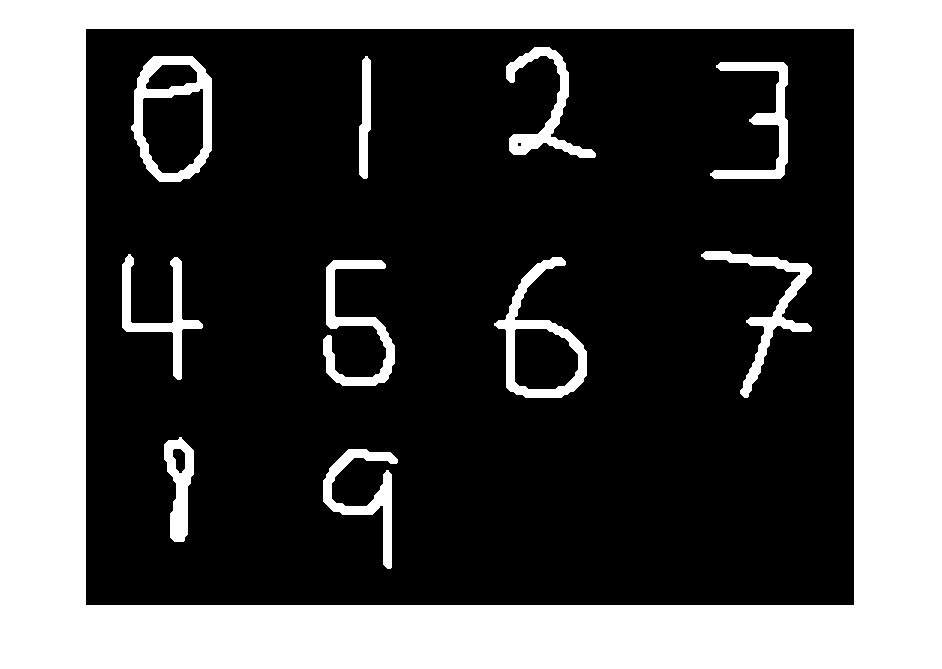
%> input picture Homework 3/testpics.png, 942 x 669 px
$ octave --eval "result = determineNumber(imread('testpics.png'));"   (GNU Octave 9; MATLAB toolbox functions it lacks are replaced by stand-ins)
%> lines starting %> are read from the running program, lines starting %| are printed output that depends on the picture; in (x1, y1, x2, y2) boxes, pixels count from 0 and x2, y2 are one past the last pixel; in counts of white or black regions, pixels touching at a corner belong together; the program's own positions count from 1
### Homework 3/determineFeatures.m
function [outputArg] = determineFeatures(image)
%DETERMINEFEATURES: The purpose of this function is to
%determine how many lids and holes an image input has
%based on the disk [0 1 1 0; 1 1 1 1; 1 1 1 1; 0 1 1 0].
%This function will output an array where index 1 is the number
%of holes, index 2 is the number of top left lids, index 3 is
%the number of top right lids, index 4 is number of bottom left lids,
% and index 5 is number of bottom right lids.

%First close the image with disk to sort of clean the image
disk = [ 0 1 1 0; 1 1 1 1; 1 1 1 1; 0 1 1 0];
image = imclose(image,disk);
%> image: size 669x942x3 uint8; 33.8% white; 11 white regions, largest, box (x1, y1, x2, y2) and area: (0, 0, 942, 669) 187834, (131, 56, 212, 182) 3588, (494, 257, 587, 398) 3235

%Next we dilate the disk 7 times to get the disk as 7B
disk7 = diskSize2(disk,7);

%Now we close the orignal image with the 7B disk
close = imclose(image,disk7);
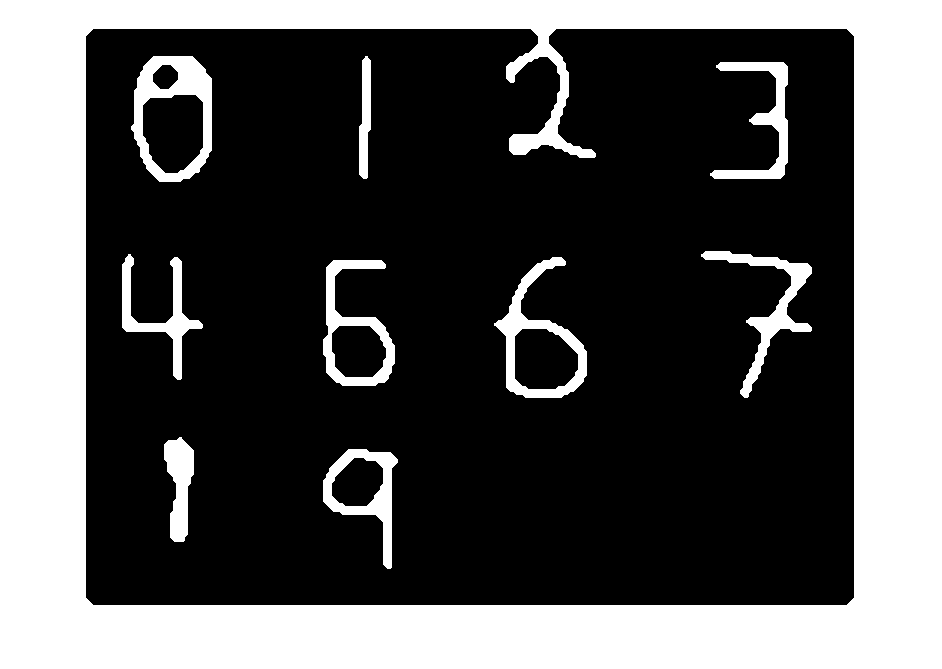
%> close: size 669x942x3 uint8; 34.2% white; 10 white regions, largest, box (x1, y1, x2, y2) and area: (0, 0, 942, 669) 190883, (131, 56, 212, 182) 4190, (494, 257, 587, 398) 3404

%Take the set difference between the closed image and original image
result1 = close &~ image;
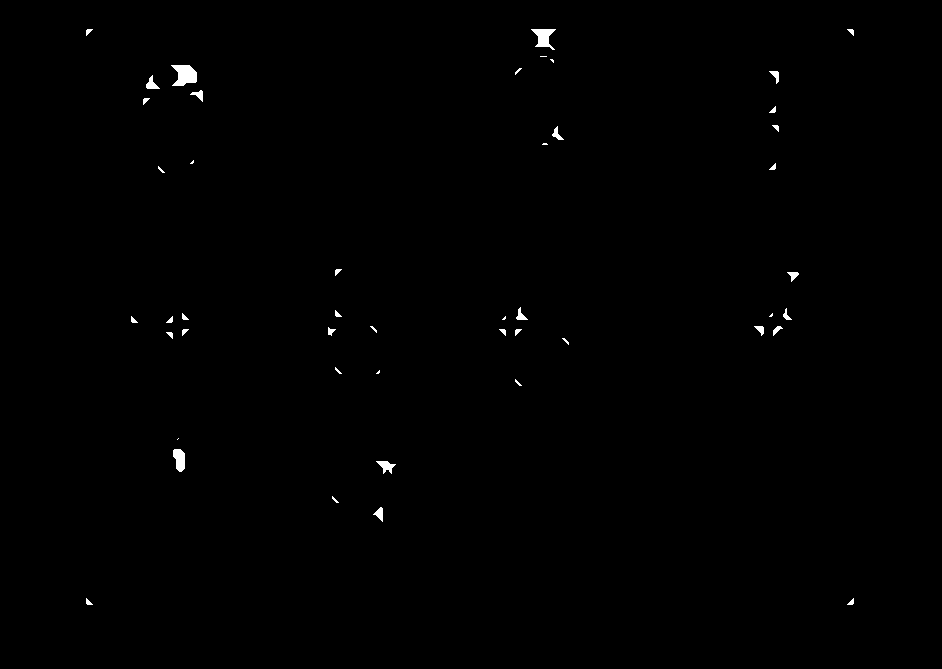
%> result1: size 669x942x3 logical; 0.37% white; 47 white regions (15 under 20 px), largest, box (x1, y1, x2, y2) and area: (171, 65, 197, 86) 383, (531, 29, 556, 50) 275, (173, 449, 185, 472) 211

%Now we dilate with [1 1 1; 1 1 1; 1 1 1] and then set diff with closed
%image
result2 = imdilate(result1,[1 1 1; 1 1 1; 1 1 1]) &~ close;
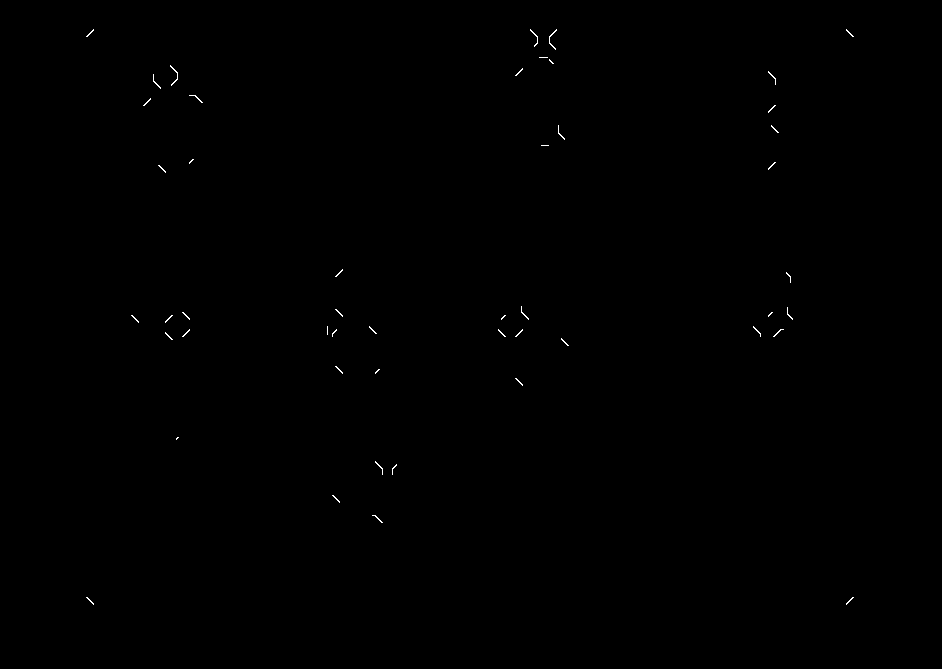
%> result2: size 669x942x3 logical; 0.12% white in thin lines or dots, all inside (x1, y1, x2, y2) = (86, 29, 854, 605)

%We use regionprops to get the centroid of the components and original
%image
stats1 = regionprops(result2,'centroid');
%> stats1 = 49 regions; first 5, Centroid: [90.7 33.7 2], [90.7 601.3 2], [135.7 319.3 2], [147.7 102.7 2], [156.5 83 2]
r = size(stats1);
%> r = [49 1]
stats2 = regionprops(image,'centroid');
%> stats2 = 255 regions; first 5, Centroid: [0 0 0], [0 0 0], [0 0 0], [0 0 0], [0 0 0]
%> the loop in determineFeatures, `for x=1:r(1)` made 1 pass

%Now we count the number of tleft/tright/bleft/bright lids
tll = 0;
trl = 0;
bll = 0;
brl = 0;

%Can get more specific based on location
%For example, seperate the image into 9 quadrants
for x=1:r(1)
    %++
%> the run ends on the next line
    if(stats1(x).Centroid(1) > stats2.Centroid(1) && stats1(x).Centroid(2) > stats2.Centroid(2))
        brl = brl + 1;
    %-+
    elseif(stats1(x).Centroid(1) < stats2.Centroid(1) && stats1(x).Centroid(2) > stats2.Centroid(2))
        bll = bll + 1;
    %+-
    elseif(stats1(x).Centroid(1) > stats2.Centroid(1) && stats1(x).Centroid(2) < stats2.Centroid(2))
        trl = trl + 1;
    %--
    elseif(stats1(x).Centroid(1) < stats2.Centroid(1) && stats1(x).Centroid(2) < stats2.Centroid(2))
        tll = tll + 1;
    end
end

%Now we count the difference in lids and components to get holes
label1 = bwlabel(result1);
h1 = bwconncomp(label1);
label2 = bwlabel(result2);
h2 = bwconncomp(label2);
holes = h1.NumObjects - h2.NumObjects;

% [8 lines of commented-out code are left out]
outputArg = [holes,tll,trl,bll,brl];

end

### Homework 3/diskSize2.m
function myOutput = diskSize2(disk, size1)
%DISKSIZE2 Summary of this function goes here
%   Detailed explanation goes here

if(size1 > 1)
    myOutput = disk;
    for x = 1:(size1-1)
        myOutput = padarray(myOutput,[2,2],0,'both');
        myOutput = imdilate(myOutput,disk);
    end
elseif (size1 == 1)
        myOutput = disk;
else
    myOutput = [0 0 0; 0 1 0; 0 0 0];
end

myOutput = logical(myOutput);

end

### Homework 3/determineNumber.m
function [outputArg1] = determineNumber(image)
%DETERMINENUMBER: Purpose of this function is to take in a binary image and
%then determine which number that binary image represents. If no answer is
%provided, then it rotates the image and tries again until degrees is 360.

%First we get the features of that image
%[holes,tll,trl,bll,brl]
result = determineFeatures(image);
totall = result(2) + result(3) + result(4) + result(5);

%Start of the tree determining factor
%Possible answers: 8
if(result(1) > 1 )
    outputArg1 = 'eight';

%Posible answers: 0, 4, 6, 9
elseif (result(1) == 1)
    %Possible answers: 0
    if(totall == 0)
        outputArg1 = 'zero';

    %Possible answers: 4
    elseif(totall > 1)
        outputArg1 = 'four';

    %Possible answers: 6, 9
    else

        %Possible answers: 6
        if(result(3) >= 1)
            outputArg1 = 'six';

        %Possible answers: 9
        else
            outputArg1 = 'nine';
        end

    end

%Possible answers: 1, 2, 3, 5, 7
else

    %Possible answers: 3
    if(totall > 2)
        outputArg1 = 'three';

    %Possible answers: 7
    elseif(totall < 2)
        outputArg1 = 'seven';

    %Possible answers: 1, 2, 5
    else

        %Possible answers: 2
        if(result(2) == 1 && result(5) == 1)
            outputArg1 = 'two';

        %Possible answers: 5
        elseif (result(3) == 1 && result(4) == 1)
            outputArg1 = 'five';

        %Possible answers: 1
        else
            outputArg1 = 'one';

        end

    end

end


end

$ run again, on Homework 3/reight.png
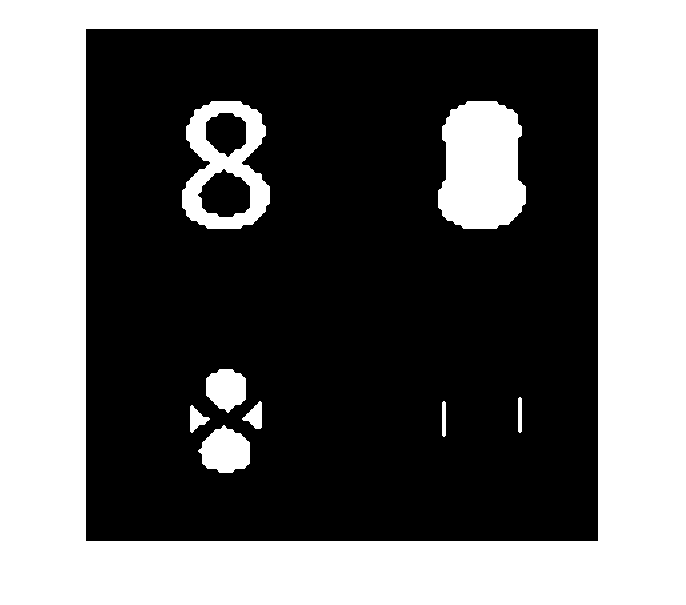
%> input picture Homework 3/reight.png, 686 x 605 px
%> image: size 605x686x3 uint8; 41.4% white; 9 white regions, largest, box (x1, y1, x2, y2) and area: (0, 0, 686, 605) 152890, (438, 101, 526, 229) 9228, (182, 101, 270, 229) 5524
%> close: size 605x686x3 uint8; 41.8% white; 6 white regions, box (x1, y1, x2, y2) and area: (0, 0, 686, 605) 152998, (438, 101, 526, 229) 9274, (182, 101, 270, 229) 5807, (190, 369, 262, 473) 5258, (518, 397, 522, 433) 140, (442, 401, 446, 437) 140
%> in determineFeatures, `result1 = close &~ image;`:
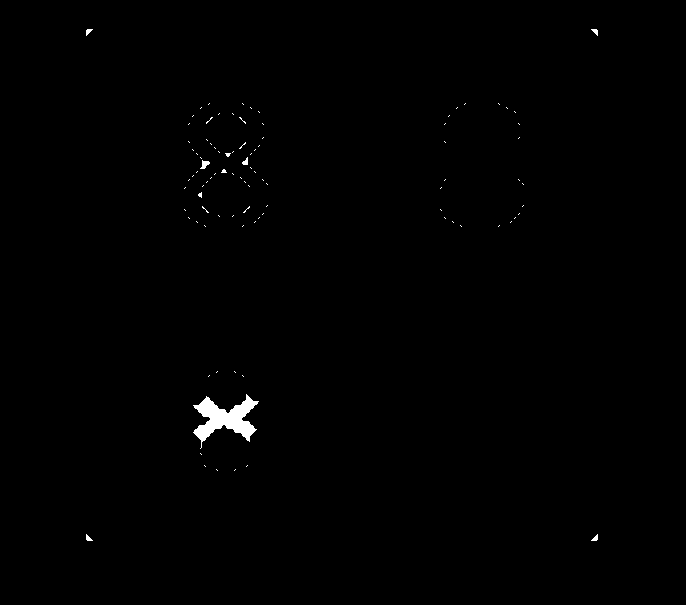
%> result1: size 605x686x3 logical; 0.48% white; 97 white regions (90 under 20 px), largest, box (x1, y1, x2, y2) and area: (193, 394, 259, 449) 1544, (200, 160, 210, 169) 50, (242, 157, 248, 165) 30
%> in determineFeatures, `result2 = imdilate(result1,[1 1 1; 1 1 1; 1 1 1]) &~ close;`:
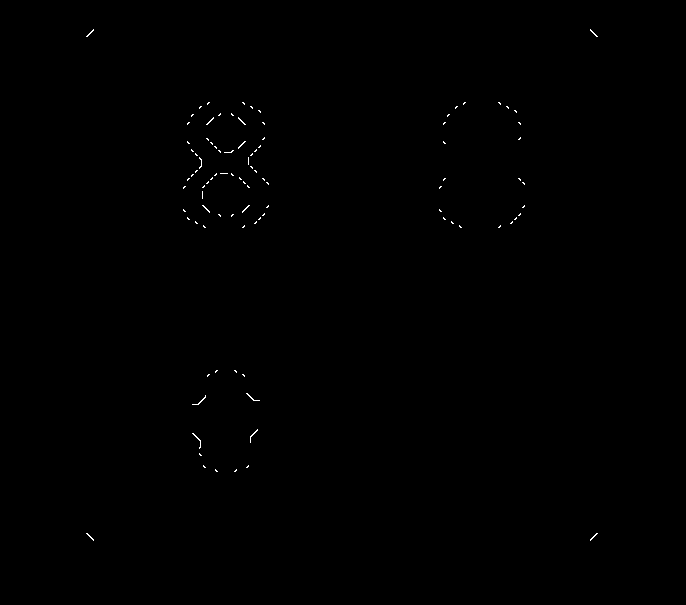
%> result2: size 605x686x3 logical; 0.16% white in thin lines or dots, all inside (x1, y1, x2, y2) = (86, 29, 598, 541)
%> stats1 = 98 regions; first 5, Centroid: [90.7 33.7 2], [90.7 537.3 2], [184.8 187.8 2], [184.8 211.2 2], [188.8 123.8 2]
%> r = [98 1]
%> stats2 = 255 regions; first 5, Centroid: [0 0 0], [0 0 0], [0 0 0], [0 0 0], [0 0 0]
%> the loop in determineFeatures, `for x=1:r(1)` made 1 pass

$ run again, on Homework 3/rfour.png
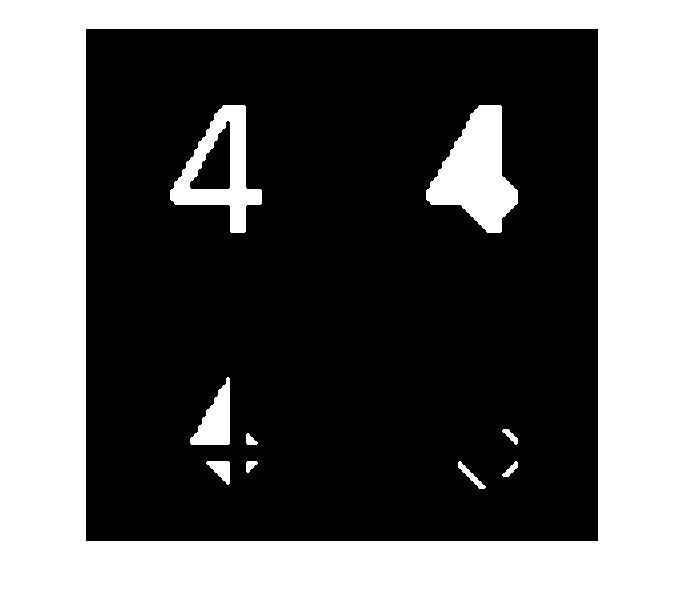
%> input picture Homework 3/rfour.png, 686 x 605 px
%> image: size 605x686x3 uint8; 40.1% white; 10 white regions, largest, box (x1, y1, x2, y2) and area: (0, 0, 686, 605) 152890, (426, 105, 518, 233) 6540, (170, 105, 262, 233) 4512
%> close: size 605x686x3 uint8; 40.4% white; 7 white regions, largest, box (x1, y1, x2, y2) and area: (0, 0, 686, 605) 152998, (426, 105, 518, 233) 6598, (170, 105, 262, 233) 5030
%> in determineFeatures, `result1 = close &~ image;`:
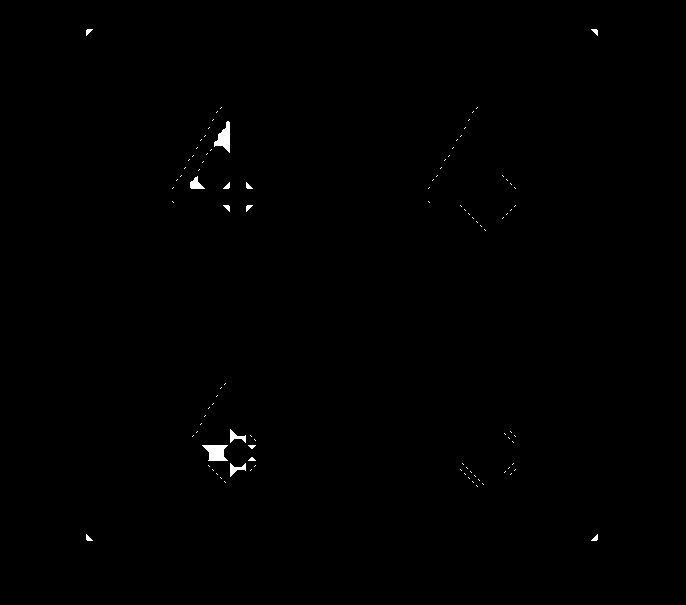
%> result1: size 605x686x3 logical; 0.31% white; 101 white regions (86 under 20 px), largest, box (x1, y1, x2, y2) and area: (202, 445, 228, 461) 289, (214, 121, 230, 153) 267, (190, 176, 205, 189) 107
%> in determineFeatures, `result2 = imdilate(result1,[1 1 1; 1 1 1; 1 1 1]) &~ close;`:
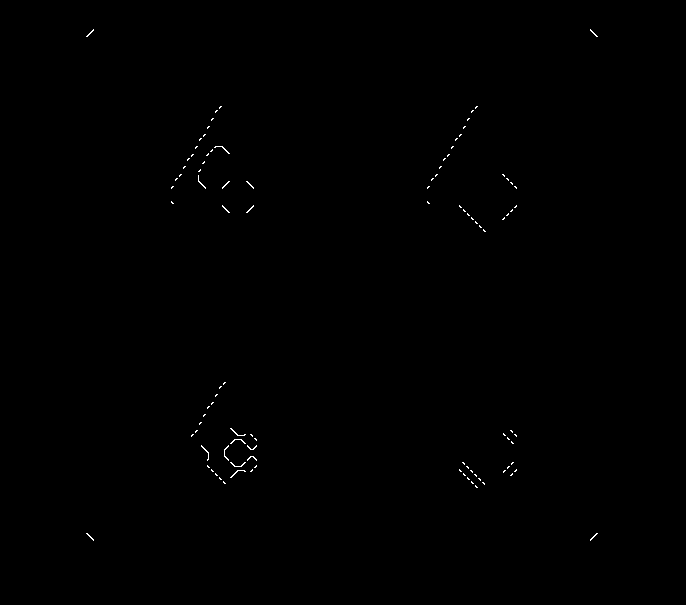
%> result2: size 605x686x3 logical; 0.19% white in thin lines or dots, all inside (x1, y1, x2, y2) = (86, 29, 598, 541)
%> stats1 = 104 regions; first 5, Centroid: [90.7 33.7 2], [90.7 537.3 2], [172.8 187.8 2], [172.8 203.2 2], [176.8 179.8 2]
%> r = [104 1]
%> stats2 = 255 regions; first 5, Centroid: [0 0 0], [0 0 0], [0 0 0], [0 0 0], [0 0 0]
%> the loop in determineFeatures, `for x=1:r(1)` made 1 pass
